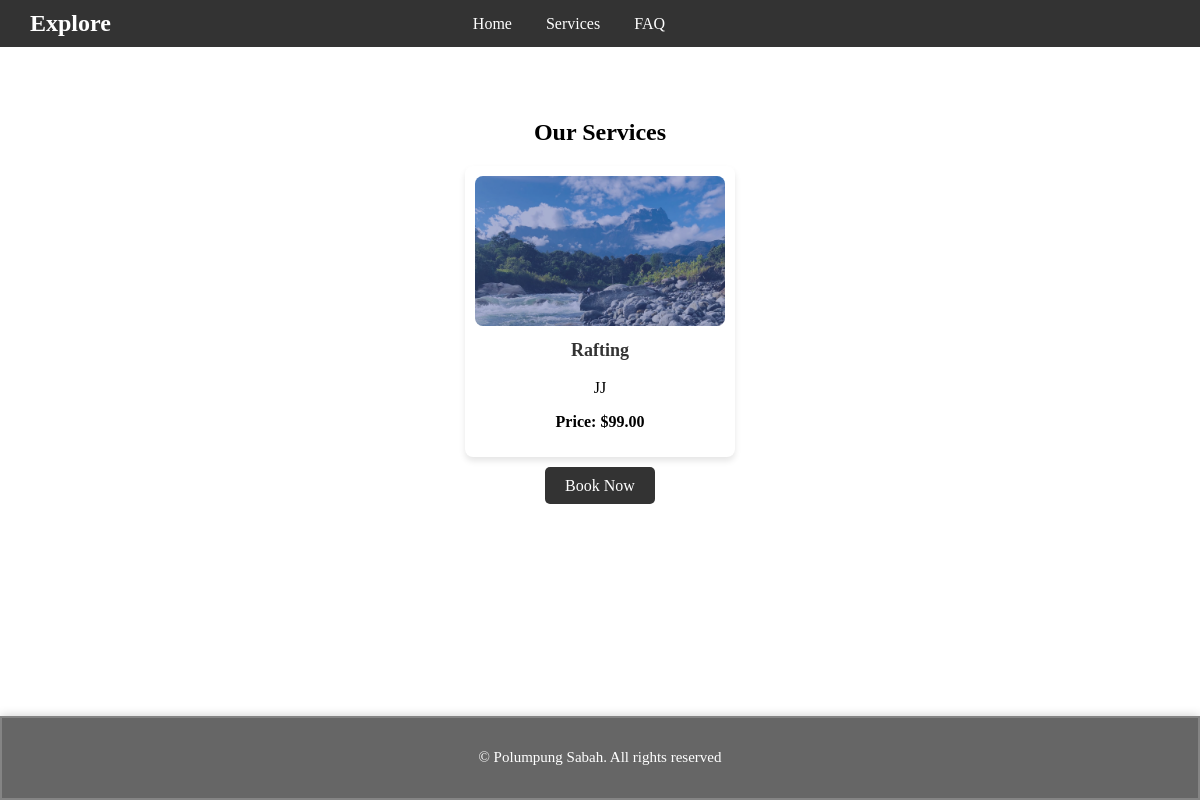
The app's page /modules/services/serviceListing.php with its own data.
### tables this page shows
CREATE TABLE `services` (
  `service_id` int(11) NOT NULL,
  `name` varchar(255) NOT NULL,
  `price` decimal(10,2) NOT NULL,
  `description` text DEFAULT NULL,
  `image` varchar(255) DEFAULT NULL
);

### modules/services/serviceListing.php (the view, shortened to what this page needs)
<!DOCTYPE html>
<html lang="en">
<head>
</head>
<body>
<div class="navbar">
    <div class="logo">Explore</div>
    <div>
        <a href="<?php echo isset($_SESSION['user']) ? '../../dashboard.php' : '../../mainpage.php'; ?>">Home</a>
        <a href="serviceListing.php">Services</a>
        <a href="../faq/faq.php">FAQ</a>
		</div>
		</div>
        <a href="login.php" class="login-icon">&#128100;</a>
    <div class="service-category">
        <h2>Our Services</h2>
        <div class="service-container">
            <?php
            try {
                $pdo = new PDO("mysql:host=localhost;dbname=polumpong", "root", "");
                $pdo->setAttribute(PDO::ATTR_ERRMODE, PDO::ERRMODE_EXCEPTION);
                $stmt = $pdo->prepare("SELECT * FROM services");
                $stmt->execute();
                $services = $stmt->fetchAll(PDO::FETCH_ASSOC);
                foreach ($services as $service): ?>
                    <div class="service-card">
                        <img src="../../images/<?php echo htmlspecialchars($service['image']); ?>"
                             alt="<?php echo htmlspecialchars($service['name']); ?>">
                        <h3><?php echo htmlspecialchars($service['name']); ?></h3>
                        <p><?php echo htmlspecialchars($service['description']); ?></p>
                        <p><strong>Price: $<?php echo htmlspecialchars($service['price']); ?></strong></p>
                    </div>
                <?php endforeach;
            } catch (PDOException $e) {
                echo "Error: " . $e->getMessage();
            }
            ?>
        </div>
        <div class="book-button-container">
            <a href="../../bookingForm.php">Book Now</a>
        </div>
    </div>
 <footer>
        <p class="footer" align="center"><small>&copy; Polumpung Sabah. All rights reserved</small></p>
    </footer>
</body>
</html>

### modules/services/serviceListing.php (style rules this page uses)
html, body { height: 100%; margin: 0; display: flex; flex-direction: column; }
.navbar { display: flex; justify-content: space-between; align-items: center; padding: 10px 30px; background-color: #333; color: white; position: fixed; top: 0; width: 100%; z-index: 1000; }
.navbar a { color: white; text-decoration: none; margin: 0 15px; font-weight: 500; position: relative; left: -550px; }
.logo { font-size: 24px; font-weight: bold; }
.service-category { margin: 80px 20px; text-align: center; flex:1; }
.service-category h2 { margin-bottom: 20px; font-size: 24px; }
.service-container { display: flex; flex-wrap: wrap; justify-content: center; gap: 20px; }
.service-card { width: 250px; background-color: #fff; border-radius: 8px; box-shadow: 0 4px 6px rgba(0, 0, 0, 0.1); padding: 10px; text-align: center; }
.service-card img { width: 100%; height: 150px; object-fit: cover; border-radius: 8px; }
.service-card h3 { margin-top: 10px; font-size: 18px; color: #333; }
.book-button-container { margin-top: 20px; }
.book-button-container a { text-decoration: none; padding: 10px 20px; background-color: #333; color: white; border-radius: 5px; }
footer { background-color: rgba(0, 0, 0, 0.6); color: #fff; padding: 10px 30px; text-align: center; font-size: 18px; border: 2px solid rgba(255, 255, 255, 0.2); backdrop-filter: blur(20px); box-shadow: 0 0 10px rgba(0, 0, 0, 0.2); height: 60px; position: relative; }

### records on screen
services: image (picture), name "Rafting", description "JJ", price "99.00"
